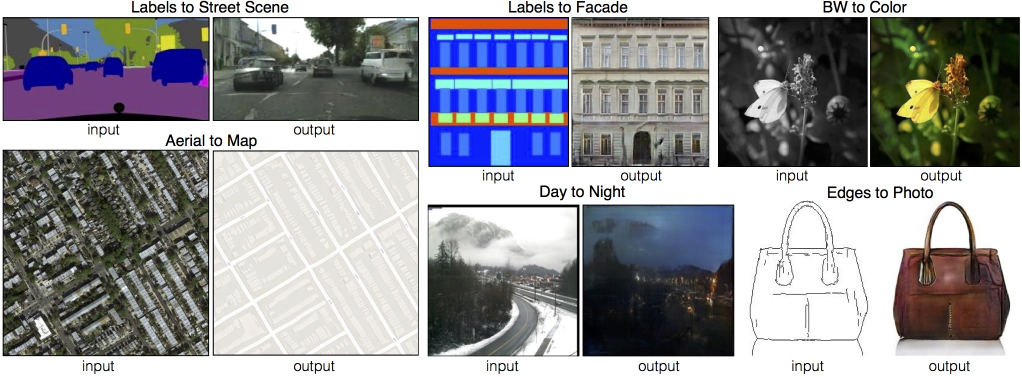
#> input picture examples.jpg, 2044 x 753 px (shown at 1/2 size)
$ python -i utils.py   (imports and definitions only)   (older library calls are emulated)
#> lines starting #> are read from the running program, lines starting #| are printed output that depends on the picture
"""
Some codes from https://github.com/Newmu/dcgan_code
"""
from __future__ import division
import math
import json
import random
import pprint
import scipy.misc
import numpy as np
from time import gmtime, strftime
from PIL import Image

pp = pprint.PrettyPrinter()

get_stddev = lambda x, k_h, k_w: 1/math.sqrt(k_w*k_h*x.get_shape()[-1])

# -----------------------------
# new added functions for pix2pix

def load_data(image_path, flip=True, is_test=False,is_random_rot=False,load_size=286,fine_size=256):
    img_A, img_B = load_image(image_path)
    img_A, img_B = preprocess_A_and_B(img_A, img_B, flip=flip, is_test=is_test,is_random_rot=is_random_rot,load_size=load_size,fine_size=fine_size)

    img_A = img_A/127.5 - 1.
    img_B = img_B/127.5 - 1.

    img_AB = np.concatenate((img_A, img_B), axis=2)
    # img_AB shape: (fine_size, fine_size, input_c_dim + output_c_dim)
    return img_AB

def load_image(image_path):
#> called with image_path = 'examples.jpg'
    input_img = imread(image_path)
    w = int(input_img.shape[1])
#> w = 2044
    w2 = int(w/2)
#> w2 = 1022
    img_A = input_img[:, 0:w2]
    img_B = input_img[:, w2:w]
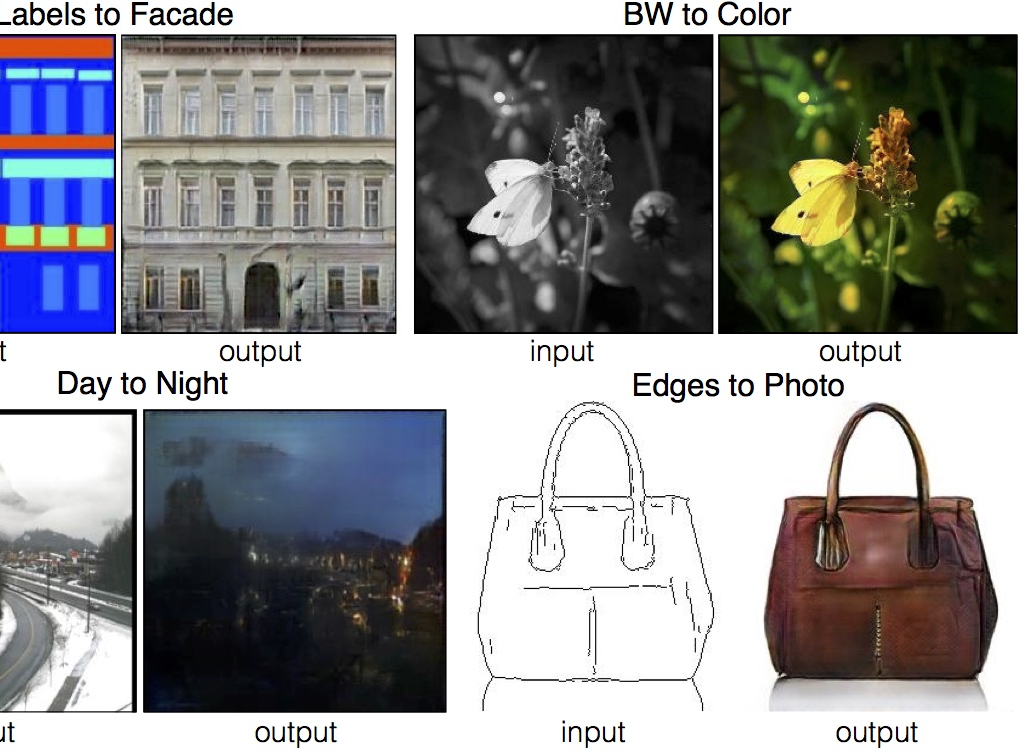
#> img_B: shape (753, 1022, 3) float64; mean R, G, B 143.9, 144.4, 145.2

    return img_A, img_B

def preprocess_A_and_B(img_A, img_B, load_size=286, fine_size=256, flip=True, is_test=False,is_random_rot=False):
#> called with load_size = 286, fine_size = 256, flip = True, is_test = False, is_random_rot = False
    if is_test:
        img_A = scipy.misc.imresize(img_A, [fine_size, fine_size])
        img_B = scipy.misc.imresize(img_B, [fine_size, fine_size])
    else:
        img_A = scipy.misc.imresize(img_A, [load_size, load_size])
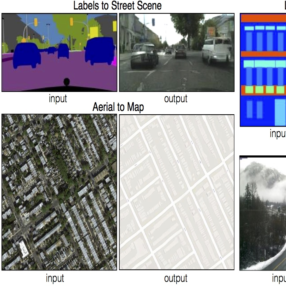
#> img_A: shape (286, 286, 3); mean of channels 0, 1, 2 152.9, 153.1, 159.9; drawn as R, G, B
        img_B = scipy.misc.imresize(img_B, [load_size, load_size])
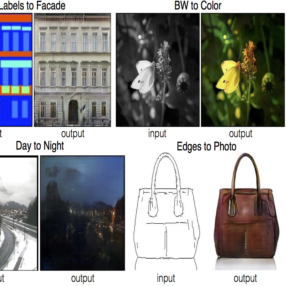
#> img_B: shape (286, 286, 3); mean of channels 0, 1, 2 143.9, 144.4, 145.2; drawn as R, G, B

        h1 = int(np.ceil(np.random.uniform(1e-2, load_size-fine_size)))
        w1 = int(np.ceil(np.random.uniform(1e-2, load_size-fine_size)))
        img_A = img_A[h1:h1+fine_size, w1:w1+fine_size]
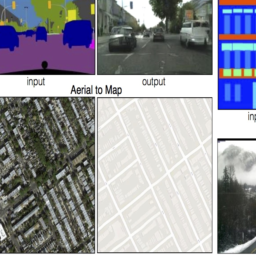
#> img_A: shape (256, 256, 3); mean of channels 0, 1, 2 148, 148.3, 155.3; drawn as R, G, B
        img_B = img_B[h1:h1+fine_size, w1:w1+fine_size]
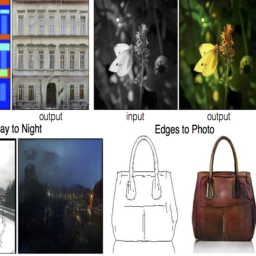
#> img_B: shape (256, 256, 3); mean of channels 0, 1, 2 134.1, 134, 131.2; drawn as R, G, B

        if is_random_rot:
            angle=np.random.random_sample()*360-180
            img_A = rot_image(img_A,fine_size,angle)
            img_B = rot_image(img_B,fine_size,angle)

        if flip and np.random.random() > 0.5:
            img_A = np.fliplr(img_A)
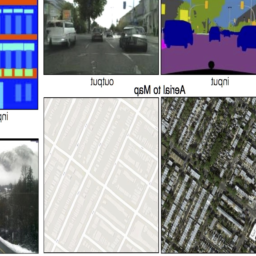
#> img_A: shape (256, 256, 3); mean of channels 0, 1, 2 148, 148.3, 155.3; drawn as R, G, B
            img_B = np.fliplr(img_B)
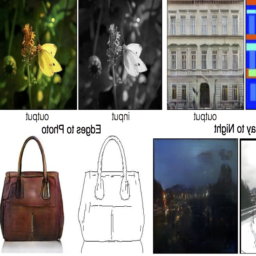
#> img_B: shape (256, 256, 3); mean of channels 0, 1, 2 134.1, 134, 131.2; drawn as R, G, B

    return img_A, img_B

# [11 lines left out: function rot_image, not called in this run]
# -----------------------------

def get_image(image_path, image_size, is_crop=True, resize_w=64, is_grayscale = False):
    return transform(imread(image_path, is_grayscale), image_size, is_crop, resize_w)

def save_images(images, size, image_path):
    return imsave(inverse_transform(images), size, image_path)

def imread(path, is_grayscale = False):
    if (is_grayscale):
        return scipy.misc.imread(path, flatten = True).astype(np.float)
    else:
        return scipy.misc.imread(path).astype(np.float)

def merge_images(images, size):
    return inverse_transform(images)

# [9 lines left out: function merge, not called in this run]

def imsave(images, size, path):
    return scipy.misc.imsave(path, merge(images, size))

# [7 lines left out: function transform, not called in this run]

def inverse_transform(images):
    return (images+1.)/2.


# [31 lines left out: functions load_blind_data, load_blind_datasize, resize_back, not called in this run]

>>> result = load_data('examples.jpg')
